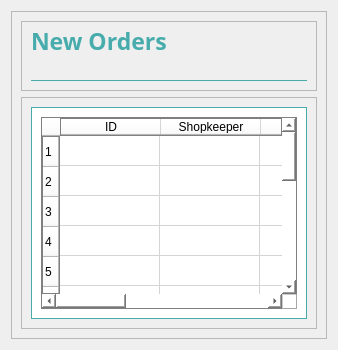
            <widget class="QWidget" name="OrderDispatcherNewOrders">
             <layout class="QHBoxLayout" name="horizontalLayout_8">
              <item>
               <widget class="QFrame" name="frame_12">
                <property name="frameShape">
                 <enum>QFrame::StyledPanel</enum>
                </property>
                <property name="frameShadow">
                 <enum>QFrame::Raised</enum>
                </property>
                <layout class="QVBoxLayout" name="verticalLayout_5">
                 <item>
                  <widget class="QFrame" name="frame_13">
                   <property name="maximumSize">
                    <size>
                     <width>16777215</width>
                     <height>70</height>
                    </size>
                   </property>
                   <property name="frameShape">
                    <enum>QFrame::StyledPanel</enum>
                   </property>
                   <property name="frameShadow">
                    <enum>QFrame::Raised</enum>
                   </property>
                   <layout class="QVBoxLayout" name="verticalLayout_6">
                    <item>
                     <widget class="QLabel" name="label_68">
                      <property name="maximumSize">
                       <size>
                        <width>150</width>
                        <height>20</height>
                       </size>
                      </property>
                      <property name="font">
                       <font>
                        <family>Century Gothic</family>
                        <pointsize>17</pointsize>
                        <weight>75</weight>
                        <bold>true</bold>
                       </font>
                      </property>
                      <property name="styleSheet">
                       <string notr="true">color:#48ACAC</string>
                      </property>
                      <property name="text">
                       <string>New Orders</string>
                      </property>
                     </widget>
                    </item>
                    <item>
                     <spacer name="verticalSpacer_3">
                      <property name="orientation">
                       <enum>Qt::Vertical</enum>
                      </property>
                      <property name="sizeHint" stdset="0">
                       <size>
                        <width>20</width>
                        <height>40</height>
                       </size>
                      </property>
                     </spacer>
                    </item>
                    <item>
                     <widget class="QLabel" name="label_3">
                      <property name="maximumSize">
                       <size>
                        <width>16777215</width>
                        <height>1</height>
                       </size>
                      </property>
                      <property name="styleSheet">
                       <string notr="true">border: 1px solid #48acac;</string>
                      </property>
                      <property name="text">
                       <string/>
                      </property>
                     </widget>
                    </item>
                   </layout>
                  </widget>
                 </item>
                 <item>
                  <widget class="QFrame" name="frame_123">
                   <property name="frameShape">
                    <enum>QFrame::StyledPanel</enum>
                   </property>
                   <property name="frameShadow">
                    <enum>QFrame::Raised</enum>
                   </property>
                   <layout class="QHBoxLayout" name="horizontalLayout_55">
                    <item>
                     <widget class="QFrame" name="frame_126">
                      <property name="styleSheet">
                       <string notr="true">background-color: rgb(255, 255, 255);
border:1px solid #48ACAC;</string>
                      </property>
                      <property name="frameShape">
                       <enum>QFrame::StyledPanel</enum>
                      </property>
                      <property name="frameShadow">
                       <enum>QFrame::Raised</enum>
                      </property>
                      <layout class="QVBoxLayout" name="verticalLayout_45">
                       <property name="spacing">
                        <number>0</number>
                       </property>
                       <property name="leftMargin">
                        <number>0</number>
                       </property>
                       <property name="topMargin">
                        <number>0</number>
                       </property>
                       <property name="rightMargin">
                        <number>0</number>
                       </property>
                       <property name="bottomMargin">
                        <number>0</number>
                       </property>
                       <item>
                        <widget class="QFrame" name="frame_131">
                         <property name="maximumSize">
                          <size>
                           <width>16777215</width>
                           <height>50</height>
                          </size>
                         </property>
                         <property name="styleSheet">
                          <string notr="true">border:0px;</string>
                         </property>
                         <property name="frameShape">
                          <enum>QFrame::StyledPanel</enum>
                         </property>
                         <property name="frameShadow">
                          <enum>QFrame::Raised</enum>
                         </property>
                         <layout class="QHBoxLayout" name="horizontalLayout_56">
                          <property name="spacing">
                           <number>0</number>
                          </property>
                          <property name="leftMargin">
                           <number>0</number>
                          </property>
                          <property name="topMargin">
                           <number>0</number>
                          </property>
                          <property name="rightMargin">
                           <number>0</number>
                          </property>
                          <property name="bottomMargin">
                           <number>0</number>
                          </property>
                         </layout>
                        </widget>
                       </item>
                       <item>
                        <widget class="QFrame" name="frame_133">
                         <property name="maximumSize">
                          <size>
                           <width>16777215</width>
                           <height>60</height>
                          </size>
                         </property>
                         <property name="styleSheet">
                          <string notr="true">border:0px;</string>
                         </property>
                         <property name="frameShape">
                          <enum>QFrame::StyledPanel</enum>
                         </property>
                         <property name="frameShadow">
                          <enum>QFrame::Raised</enum>
                         </property>
                         <layout class="QHBoxLayout" name="horizontalLayout_58">
                          <property name="spacing">
                           <number>0</number>
                          </property>
                          <property name="leftMargin">
                           <number>0</number>
                          </property>
                          <property name="topMargin">
                           <number>0</number>
                          </property>
                          <property name="rightMargin">
                           <number>0</number>
                          </property>
                          <property name="bottomMargin">
                           <number>0</number>
                          </property>
                         </layout>
                        </widget>
                       </item>
                       <item>
                        <widget class="QFrame" name="frame_134">
                         <property name="maximumSize">
                          <size>
                           <width>16777215</width>
                           <height>30</height>
                          </size>
                         </property>
                         <property name="styleSheet">
                          <string notr="true">border:0px;</string>
                         </property>
                         <property name="frameShape">
                          <enum>QFrame::StyledPanel</enum>
                         </property>
                         <property name="frameShadow">
                          <enum>QFrame::Raised</enum>
                         </property>
                         <layout class="QHBoxLayout" name="horizontalLayout_59">
                          <property name="spacing">
                           <number>0</number>
                          </property>
                          <property name="leftMargin">
                           <number>0</number>
                          </property>
                          <property name="topMargin">
                           <number>0</number>
                          </property>
                          <property name="rightMargin">
                           <number>9</number>
                          </property>
                          <property name="bottomMargin">
                           <number>0</number>
                          </property>
                         </layout>
                        </widget>
                       </item>
                       <item>
                        <widget class="QFrame" name="frame_135">
                         <property name="styleSheet">
                          <string notr="true">border:0px;</string>
                         </property>
                         <property name="frameShape">
                          <enum>QFrame::StyledPanel</enum>
                         </property>
                         <property name="frameShadow">
                          <enum>QFrame::Raised</enum>
                         </property>
                         <layout class="QHBoxLayout" name="horizontalLayout_60">
                          <item>
                           <widget class="QTableWidget" name="tableAdminEmployees_3">
                            <property name="font">
                             <font>
                              <weight>75</weight>
                              <bold>true</bold>
                             </font>
                            </property>
                            <property name="styleSheet">
                             <string notr="true">border: 1px solid grey;</string>
                            </property>
                            <property name="rowCount">
                             <number>15</number>
                            </property>
                            <property name="columnCount">
                             <number>6</number>
                            </property>
                            <row/>
                            <row/>
                            <row/>
                            <row/>
                            <row/>
                            <row/>
                            <row/>
                            <row/>
                            <row/>
                            <row/>
                            <row/>
                            <row/>
                            <row/>
                            <row/>
                            <row/>
                            <column>
                             <property name="text">
                              <string>ID</string>
                             </property>
                            </column>
                            <column>
                             <property name="text">
                              <string>Shopkeeper</string>
                             </property>
                            </column>
                            <column>
                             <property name="text">
                              <string>Location</string>
                             </property>
                            </column>
                            <column>
                             <property name="text">
                              <string>Details</string>
                             </property>
                            </column>
                            <column>
                             <property name="text">
                              <string>Assign Delivery Man</string>
                             </property>
                            </column>
                            <column>
                             <property name="text">
                              <string>Confirm to Complete</string>
                             </property>
                            </column>
                           </widget>
                          </item>
                         </layout>
                        </widget>
                       </item>
                      </layout>
                     </widget>
                    </item>
                   </layout>
                  </widget>
                 </item>
                </layout>
               </widget>
              </item>
             </layout>
            </widget>
